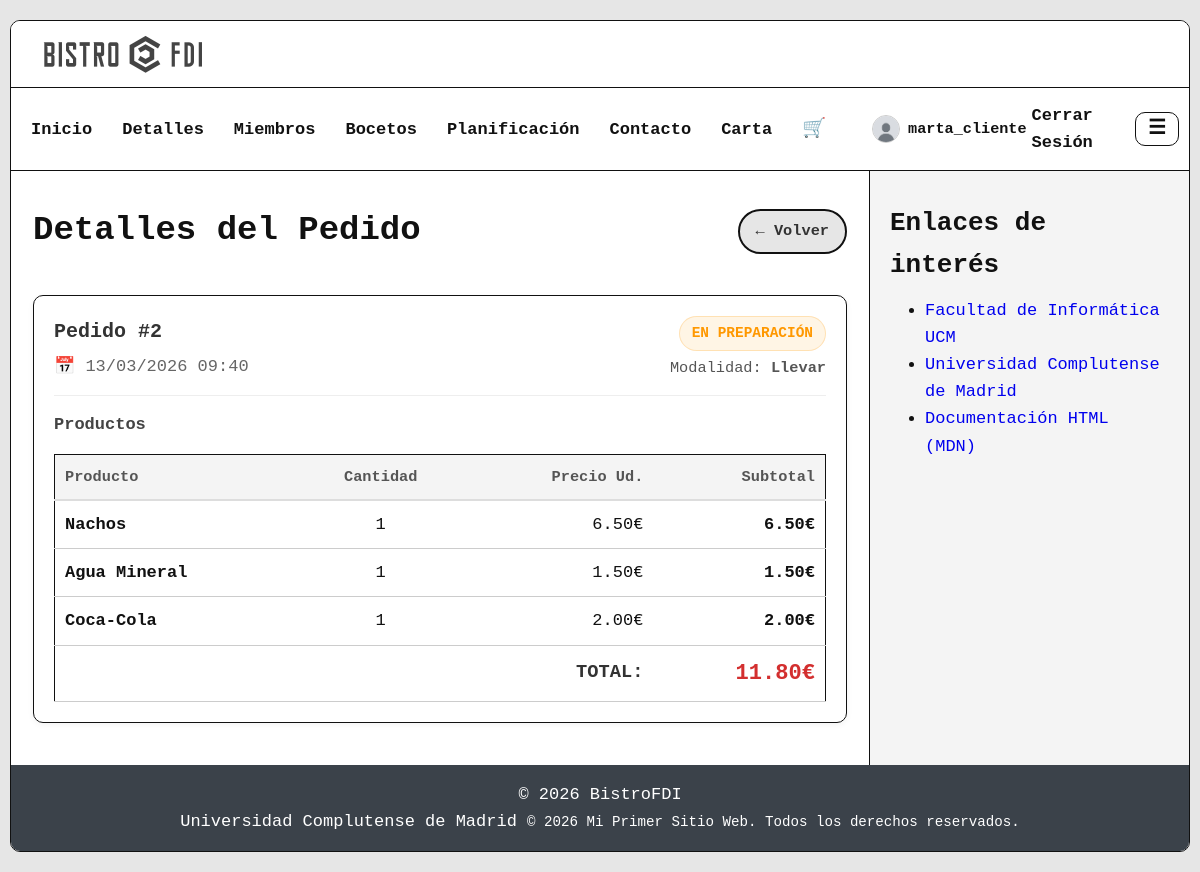
Screenshot of /includes/vistas/cliente/pedido_detalle.php?id=2 (signed in) with the database file from the repository.
### tables this page shows
CREATE TABLE pedidos (
    id INT AUTO_INCREMENT PRIMARY KEY,
    numero_pedido INT NOT NULL,
    id_cliente INT,
    id_cocinero INT,
    fecha_hora DATETIME DEFAULT CURRENT_TIMESTAMP,
    estado ENUM('nuevo', 'recibido', 'en preparación', 'cocinando', 'listo cocina', 'terminado', 'entregado') DEFAULT 'nuevo',
    tipo ENUM('local', 'llevar') NOT NULL,
    total DECIMAL(10, 2) NOT NULL,
     
    subtotal_sin_descuento DECIMAL(10,2) NOT NULL DEFAULT 0,
    descuento_total DECIMAL(10,2) NOT NULL DEFAULT 0,
    id_oferta_aplicada INT NULL,
    FOREIGN KEY (id_cliente) REFERENCES usuarios(id),
    FOREIGN KEY (id_cocinero) REFERENCES usuarios(id), 
    FOREIGN KEY (id_oferta_aplicada) REFERENCES ofertas(id)
);

CREATE TABLE productos (
    id INT AUTO_INCREMENT PRIMARY KEY,
    id_categoria INT NOT NULL,
    nombre VARCHAR(100) NOT NULL,
    descripcion TEXT,
    precio_base DECIMAL(10, 2) NOT NULL,
    iva INT NOT NULL,
    disponible BOOLEAN DEFAULT TRUE,
    ofertado BOOLEAN DEFAULT TRUE,
    es_cocina BOOLEAN DEFAULT TRUE,
    FOREIGN KEY (id_categoria) REFERENCES categorias(id) ON DELETE RESTRICT
);

CREATE TABLE pedidos_productos (
    id_pedido INT,
    id_producto INT,
    cantidad INT NOT NULL,
    precio_historico DECIMAL(10, 2) NOT NULL,
    PRIMARY KEY (id_pedido, id_producto),
    FOREIGN KEY (id_pedido) REFERENCES pedidos(id) ON DELETE CASCADE,
    FOREIGN KEY (id_producto) REFERENCES productos(id)
);

### includes/app/sa/PedidoSA.php (called while the page is built, shortened)
<?php
require_once RAIZ_APP . '/includes/app/dao/PedidoDAO.php';
require_once RAIZ_APP . '/includes/app/sa/ProductoSA.php';
class PedidoSA {
    private static function dao(): PedidoDAO {
        $conn = Aplicacion::getInstance()->getConexionBd();
        return new PedidoDAO($conn);
    }
    public static function obtener(int $id): ?PedidoDTO {
        return self::dao()->findById($id);
    }
    public static function obtenerDetalle(int $idPedido): array {
        $pedido = self::dao()->findById($idPedido);
        return self::dao()->findLineasByPedido($idPedido);
    }
}

### includes/app/dao/PedidoDAO.php (called while the page is built, shortened)
<?php
require_once RAIZ_APP . '/includes/app/dto/PedidoDTO.php';
require_once RAIZ_APP . '/includes/app/dto/PedidoProductoDTO.php';
class PedidoDAO {
    public function findById(int $id): ?PedidoDTO{
        $sql = "SELECT id, numero_pedido, id_cliente, id_cocinero, fecha_hora, estado, tipo, total
                FROM pedidos
                WHERE id = ?";
        $stmt = $this->conn->prepare($sql);
        $stmt->bind_param('i', $id);
        if (!$stmt->execute()) throw new RuntimeException("Error execute (findById pedido): " . $stmt->error);
        $rs = $stmt->get_result();
        $row = $rs->fetch_assoc();
        return new PedidoDTO(
            (int)$row['id'],
            (int)$row['numero_pedido'],
            (int)$row['id_cliente'],
            $row['id_cocinero'] !== null ? (int)$row['id_cocinero'] : null,
            (string)$row['fecha_hora'],
            (string)$row['estado'],
            (string)$row['tipo'],
            (float)$row['total']
        );
    }
    public function findLineasByPedido(int $idPedido): array{
        $sql = "SELECT id_pedido, id_producto, cantidad, precio_historico
                FROM pedidos_productos
                WHERE id_pedido = ?";
        $stmt = $this->conn->prepare($sql);
        $stmt->bind_param('i', $idPedido);
        if (!$stmt->execute()) throw new RuntimeException("Error execute (findLineasByPedido): " . $stmt->error);
        $rs = $stmt->get_result();
        $res = [];
        while ($row = $rs->fetch_assoc()) {
            $res[] = new PedidoProductoDTO(
                (int)$row['id_pedido'],
                (int)$row['id_producto'],
                (int)$row['cantidad'],
                (float)$row['precio_historico']
            );
        }
        return $res;
    }
}

### includes/app/dto/PedidoDTO.php (called while the page is built, shortened)
<?php
class PedidoDTO{
    public function getNumeroPedido(): int { return $this->numeroPedido; }
    public function getFechaHora(): string { return $this->fechaHora; }
    public function getEstado(): string { return $this->estado; }
    public function getTipo(): string { return $this->tipo; }
    public function getTotal(): float { return $this->total; }
}

### includes/app/sa/ProductoSA.php (called while the page is built, shortened)
<?php
require_once RAIZ_APP . '/includes/app/dao/ProductoDAO.php';
require_once RAIZ_APP . '/includes/app/dto/ProductoDTO.php';
class ProductoSA
{
    private static function dao(): ProductoDAO
    {
        $conn = Aplicacion::getInstance()->getConexionBd();
        return new ProductoDAO($conn);
    }
    public static function obtener(int $id): ?ProductoDTO
    {
        return self::dao()->findById($id);
    }
}

### includes/app/dao/ProductoDAO.php (called while the page is built, shortened)
<?php
require_once RAIZ_APP . '/includes/app/dto/ProductoDTO.php';
class ProductoDAO
{
    public function findById(int $id): ?ProductoDTO
    {
        $sql = "SELECT id, id_categoria, nombre, descripcion, precio_base, iva, disponible, ofertado, es_cocina
                FROM productos
                WHERE id = ?";
        $stmt = $this->conn->prepare($sql);
        $stmt->bind_param('i', $id);
        if (!$stmt->execute()) { throw new RuntimeException("Error execute (findById productos): " . $stmt->error); }
        $rs = $stmt->get_result();
        $row = $rs->fetch_assoc();
        $imagenes = $this->findImagenesByProducto((int)$row['id']);
        return new ProductoDTO(
            (int)$row['id'],
            (int)$row['id_categoria'],
            (string)$row['nombre'],
            $row['descripcion'] !== null ? (string)$row['descripcion'] : null,
            (float)$row['precio_base'],
            (int)$row['iva'],
            (bool)$row['disponible'],
            (bool)$row['ofertado'],
            $imagenes,
            (bool)$row['es_cocina'],
        );
    }
    public function findImagenesByProducto(int $idProducto): array {
        $sql = "SELECT ruta FROM productos_imagenes WHERE id_producto = ? ORDER BY id ASC";
        $stmt = $this->conn->prepare($sql);
        $stmt->bind_param('i', $idProducto);
        if (!$stmt->execute()) { throw new RuntimeException("Error execute (findImagenes): " . $stmt->error); }
        $rs = $stmt->get_result();
        $res = [];
        while ($row = $rs->fetch_assoc()) {
            $res[] = (string)$row['ruta'];
        }
        return $res;
    }
}

### includes/app/dto/ProductoDTO.php (called while the page is built, shortened)
<?php
class ProductoDTO {
    public function getNombre(): string { return $this->nombre; }
}

### includes/app/dto/PedidoProductoDTO.php (called while the page is built, shortened)
<?php
class PedidoProductoDTO{
    public function getCantidad(): int { return $this->cantidad; }
    public function getPrecioHistorico(): float { return $this->precioHistorico; }
    public function getSubtotal(): float {
        return round($this->cantidad * $this->precioHistorico, 2);
    }
}

### includes/vistas/cliente/pedido_detalle.php (the view, shortened to what this page needs)
<?php
require_once RAIZ_APP . '/includes/app/sa/PedidoSA.php';
require_once RAIZ_APP . '/includes/app/sa/ProductoSA.php';
$idPedido = filter_input(INPUT_GET, 'id', FILTER_VALIDATE_INT);
$errorAcceso = null;
$pedido = null;
$lineasPedido = [];
try {
    $pedido = PedidoSA::obtener($idPedido);
    $lineasPedido = PedidoSA::obtenerDetalle($idPedido);
} catch (Exception $e) {
    $errorAcceso = $e->getMessage();
}
?>
<section class="ger-wrap">
    <div class="page-head">
        <h1>Detalles del Pedido</h1>
        <button onclick="window.history.back();" class="btn btn-light page-head-back">← Volver</button>
    </div>
    <?php if ($errorAcceso): ?>
        <div class="alert-error">
            <?= htmlspecialchars($errorAcceso) ?>
        </div>
    <?php else: ?>
        <div class="card card-soft mb-20 p-20">
            <div class="detail-card-head">
                <div>
                    <h3 class="title-reset text-dark">Pedido #<?= $pedido->getNumeroPedido() ?></h3>
                    <p class="muted order-time">
                        📅 <?= date('d/m/Y H:i', strtotime($pedido->getFechaHora())) ?>
                    </p>
                </div>
                <div class="detail-status-side">
                    <?php
                        $estado = strtolower($pedido->getEstado());
                        $statusClass = match($estado) {
                            'nuevo' => 'status-badge status-badge--nuevo',
                            'en preparación', 'cocinando' => 'status-badge status-badge--preparacion',
                            'listo cocina' => 'status-badge status-badge--listo',
                            'terminado', 'entregado' => 'status-badge status-badge--finalizado',
                            'cancelado' => 'status-badge status-badge--cancelado',
                            default => 'status-badge status-badge--default'
                        };
                    ?>
                    <span class="<?= $statusClass ?>">
                        <?= strtoupper($estado) ?>
                    </span>
                    <p class="pedido-detail-meta">
                        Modalidad: <strong><?= ucfirst($pedido->getTipo()) ?></strong>
                    </p>
                </div>
            </div>
            <h4 class="pedido-detail-subtitle">Productos</h4>
            <div class="table-wrap">
                <table class="order-table">
                    <thead>
                        <tr>
                            <th>Producto</th>
                            <th class="cell-center">Cantidad</th>
                            <th class="cell-right">Precio Ud.</th>
                            <th class="cell-right">Subtotal</th>
                        </tr>
                    </thead>
                    <tbody>
                        <?php if (empty($lineasPedido)): ?>
                            <tr>
                                <td colspan="4" class="order-table-empty">No hay productos registrados en este pedido.</td>
                            </tr>
                        <?php else: ?>
                            <?php foreach ($lineasPedido as $linea):
                                $producto = ProductoSA::obtener($linea->getIdProducto());
                                $nombreProducto = $producto ? $producto->getNombre() : "Producto Desconocido (ID: {$linea->getIdProducto()})";
                            ?>
                                <tr>
                                    <td>
                                        <strong><?= htmlspecialchars($nombreProducto) ?></strong>
                                    </td>
                                    <td class="cell-center">
                                        <?= $linea->getCantidad() ?>
                                    </td>
                                    <td class="cell-right">
                                        <?= number_format($linea->getPrecioHistorico(), 2) ?>€
                                    </td>
                                    <td class="cell-right">
                                        <strong><?= number_format($linea->getSubtotal(), 2) ?>€</strong>
                                    </td>
                                </tr>
                            <?php endforeach; ?>
                        <?php endif; ?>
                    </tbody>
                    <tfoot>
                        <tr>
                            <td colspan="3" class="order-total-label">
                                <strong>TOTAL:</strong>
                            </td>
                            <td class="order-total-value">
                                <?= number_format($pedido->getTotal(), 2) ?>€
                            </td>
                        </tr>
                    </tfoot>
                </table>
            </div>
        </div>
    <?php endif; ?>
</section>
<?php
require RAIZ_APP . '/includes/vistas/common/plantilla.php';

### css/estilo.css (style rules this page uses)
* { box-sizing: border-box; margin: 0; padding: 0; }
html, body { min-height: 100%; height: auto; }
body { background: #E6E6E6; color: #111; font-family: ui-monospace, SFMono-Regular, Menlo, Monaco, Consolas, "Liberation Mono", "Courier New", monospace; font-size: 17px; line-height: 1.6; overflow: auto; }
h1 { margin: 10px 0 12px; font-size: 34px; }
h3 { margin: 12px 0 8px; font-size: 20px; }
.card { padding: 16px; background: #fff; border: 1px solid #111; border-radius: 10px; }
.muted { color: #000; }
.title-reset, .product-title, .product-name, .cart-item-title { margin: 0; }
.btn, button, input[type="button"], input[type="submit"], input[type="reset"] { display: inline-flex; align-items: center; justify-content: center; padding: 8px 16px; border: 2px solid #222; border-radius: 999px; background: #3f444b; color: #fff; font: inherit; font-size: 15px; font-weight: 700; cursor: pointer; text-decoration: none; transition: background 0.15s ease; }
.btn-light { background: #e6e6e6; border-color: #111; color: #333; }
table { width: 100%; border-collapse: collapse; background: #fff; border: 1px solid #111; }
th, td { padding: 10px; text-align: left; border-bottom: 1px solid rgba(0,0,0,0.2); }
th { background: #f4f4f4; font-weight: 900; }
.ger-wrap { width: 100%; }
.page-head { display: flex; align-items: center; justify-content: space-between; gap: 12px; margin-bottom: 25px; }
.card-soft { box-shadow: 0 2px 6px rgba(0,0,0,0.05); }
.text-dark { color: #333; }
.p-20 { padding: 20px; }
.order-time { margin-top: 5px; color: #666; }
.detail-card-head { display: flex; justify-content: space-between; gap: 20px; margin-bottom: 15px; padding-bottom: 15px; border-bottom: 1px solid #eee; }
.detail-status-side { text-align: right; }
.status-badge { display: inline-block; padding: 5px 12px; border: 1px solid transparent; border-radius: 20px; font-size: 0.85em; font-weight: bold; text-transform: uppercase; }
.status-badge--preparacion { background: rgba(255,152,0,0.10); color: #FF9800; border-color: rgba(255,152,0,0.22); }
.table-wrap { overflow-x: auto; }
.order-table { text-align: left; }
.order-table thead { background: #f9f9f9; border-bottom: 2px solid #ddd; }
.order-table th { font-size: 0.9em; color: #555; }
.order-table td, .order-table th { padding: 10px; }
.order-table tbody tr { border-bottom: 1px solid #eee; }
.order-table .cell-center { text-align: center; }
.order-table .cell-right { text-align: right; }
.order-total-label { padding: 15px 10px; font-size: 1.1em; color: #333; text-align: right; }
.order-total-value { padding: 15px 10px; font-size: 1.3em; font-weight: bold; color: #d32f2f; text-align: right; }
.mb-20 { margin-bottom:20px; }
.p-20 { padding:20px; }
.page-head-back { font-size: 0.9em; }
.pedido-detail-meta { margin: 5px 0 0 0; font-size: 0.9em; color: #555; }
.pedido-detail-subtitle { margin-top: 0; margin-bottom: 15px; color: #444; }
html { scroll-behavior: smooth; }

### rows the page displays
pedidos: numero_pedido "2", fecha_hora "13/03/2026 09:40", estado "EN PREPARACIÓN", tipo "Llevar", total "11.80"
productos: nombre "Nachos"
pedidos_productos: id_producto.nombre "Agua Mineral", cantidad "1", precio_historico "1.50"
pedidos_productos: id_producto.nombre "Coca-Cola", cantidad "1", precio_historico "2.00"

### other values shown
$nombreUsuarioEsc "marta_cliente"
$linea->getCantidad() "1"
$linea->getPrecioHistorico() "6.50"
$linea->getSubtotal() "6.50"
